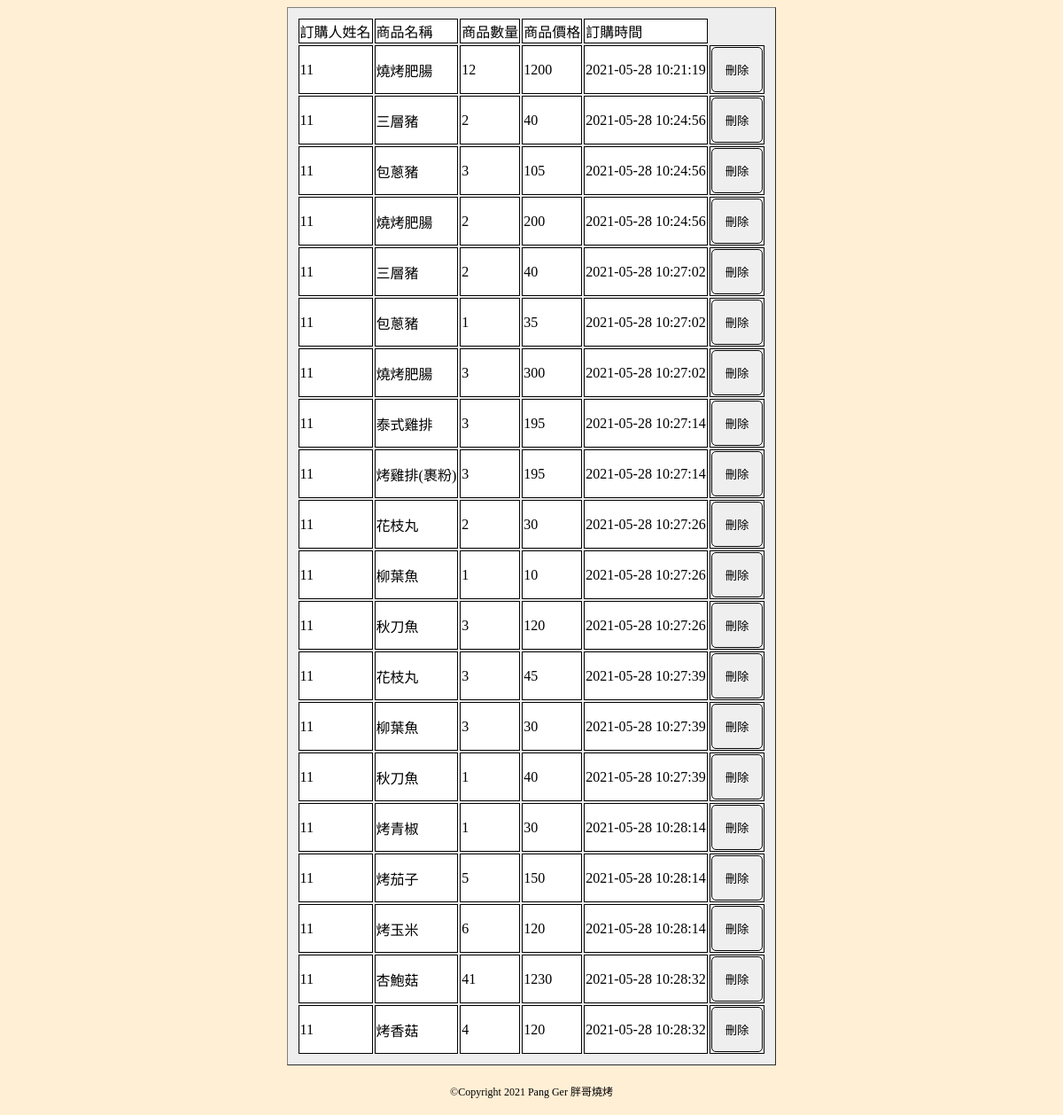
The page /backview/ on the database as committed earlier.
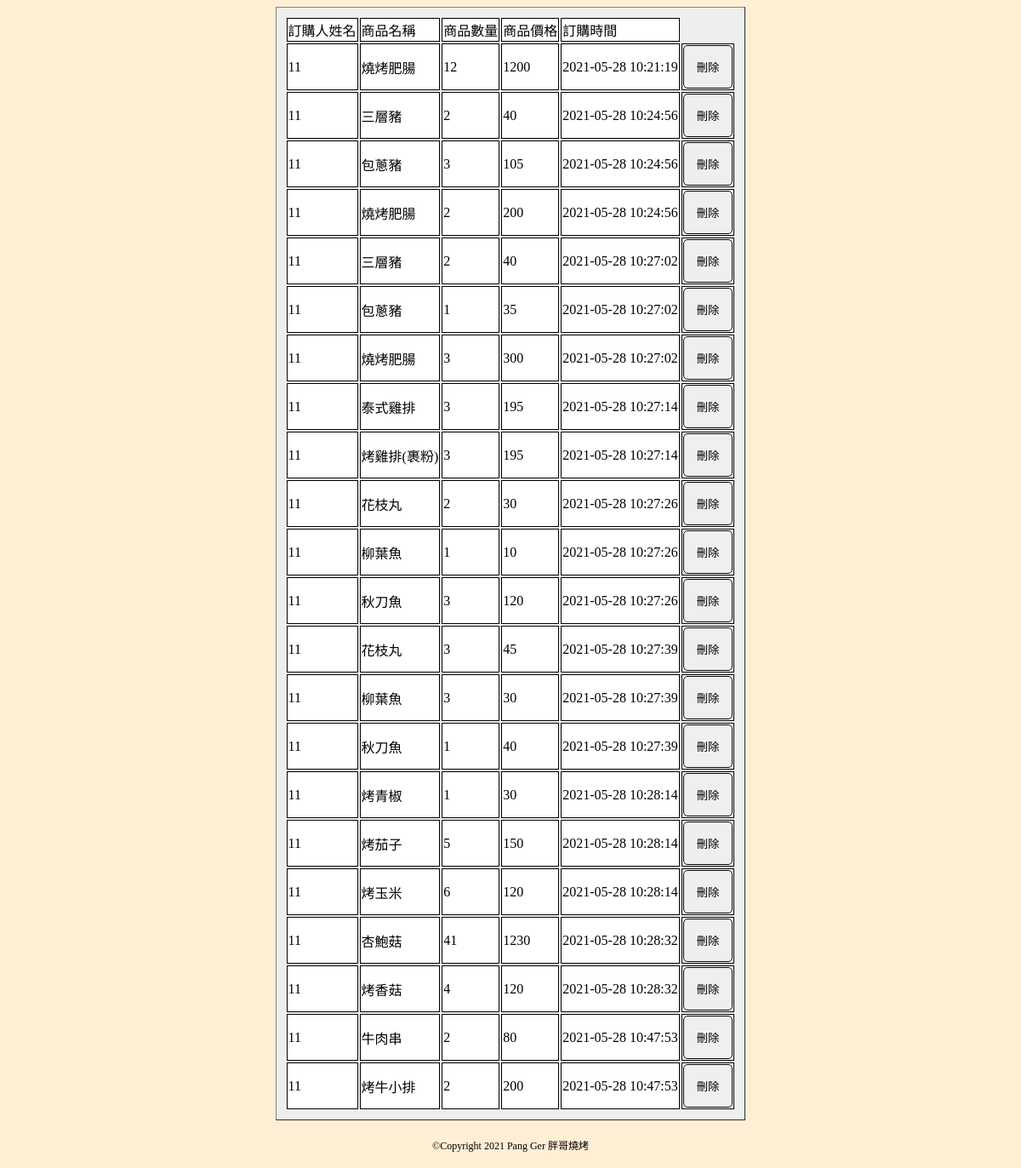
The same page on the database as committed later.
### myapp/models.py (models this page shows, shortened)
class Order(models.Model):
    customname = models.CharField(max_length=20)
    customaccount = models.CharField(max_length=20)
    customemail = models.EmailField(max_length=60, default='',null=True)
    customphone=models.CharField(max_length=15,default='',null=True)
    customaddress = models.CharField(max_length=100, default='',null=True)
    unitname = models.CharField(max_length=100,default='')
    unitnum=models.IntegerField(default=0)
    unitprice=models.IntegerField(default=0)
    nowtime = models.CharField(max_length=50)

### myapp/views.py (the view)
# urls.py: url(r'^backview/',views.backview),
def backview(request):
    i=0
    lis=[]
    orderall = Order.objects.all()
    for order in orderall:
        i+=1
        lis.append(i)
    now = datetime.now()
    return render(request, "backview.html", locals())

### templates/backview.html (shortened to what this page needs)
{% extends "layout/app.html" %}
{% block link %}
    {% load static %}
    <link rel="stylesheet" href="{% static "css/style.css" %}" type="text/css">
{% endblock %}
{% block content %}
    <table border="1" style="padding:10px; background-color:#eee;">
        <tr class="tb-td">
            <td name="customname">訂購人姓名</td>
            <td name="unitname">商品名稱</td>
            <td name="customnum">商品數量</td>
            <td name="unitprice">商品價格</td>
            <td name="nowtime">訂購時間</td>
        </tr>
        {% for unit in orderall %}
            <tr class="tb-td">
                <td name="customname">{{ unit.customname }}</td>
                <td name="unitname">{{ unit.unitname }}</td>
                <td name="unitnum">{{ unit.unitnum }}</td>
                <td name="unitprice">{{ unit.unitprice }}</td>
                <td name="nowtime">{{ unit.nowtime }}</td>
                <td><input type="button" name="del" onclick="del(this)" value="刪除"></td>
            </tr>
        {% endfor %}
    </table>
{% endblock %}

### templates/layout/app.html (shortened to what this page needs)
<!DOCTYPE html>
<html lang="zh-tw">
<head>
    {% load static %}
    <link href="{% static "css/main_style.css" %}" rel="stylesheet" type="text/css"/>
    {% block link %} {% endblock %}
</head>
<body style="background-color:PapayaWhip;">
{% block content %} {% endblock %}
{% include 'layout/footer.html' %}
</body>
</html>

### templates/layout/footer.html
<div style="text-align: center; margin-top:20px;font-size: 12px;">
    &copy;Copyright 2021 Pang Ger 胖哥燒烤
</div>
<br />

### static/css/main_style.css (style rules this page uses)
html { -webkit-text-size-adjust: none; text-size-adjust: none; }

### static/css/style.css (style rules this page uses)
html, body { height: 100% }
table { margin: auto; }
input { padding: 15px 15px; border: 1px black solid; cursor: pointer; -webkit-border-radius: 5px; border-radius: 5px; }
.tb-td td { border: 1px solid black; background-color: white; }

Rows that differ between the two databases and show on the page:
added Order: customname "11", unitname "牛肉串", unitnum "2", unitprice "80", nowtime "2021-05-28 10:47:53"
added Order: customname "11", unitname "烤牛小排", unitnum "2", unitprice "200", nowtime "2021-05-28 10:47:53"
